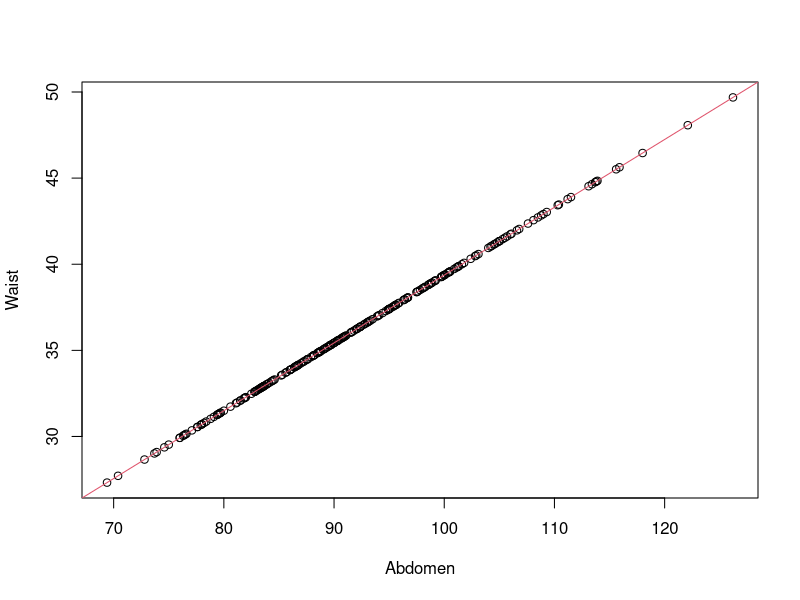
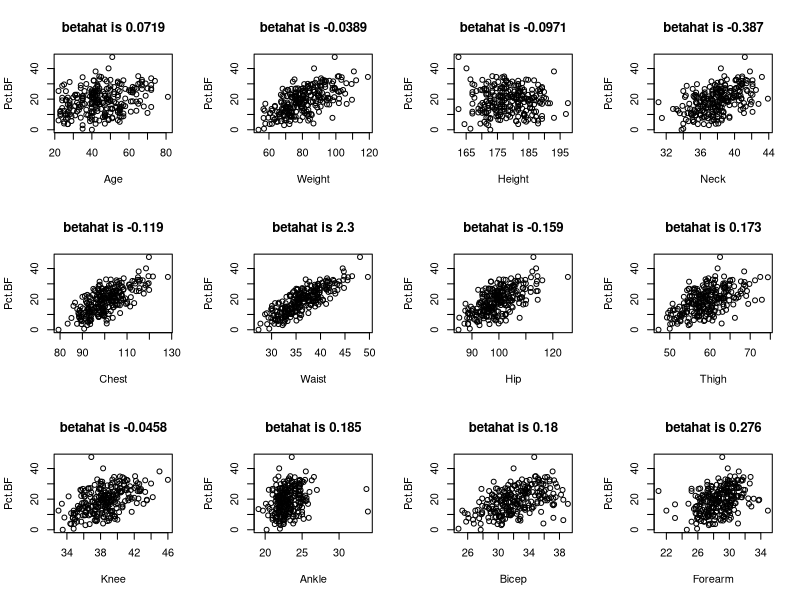
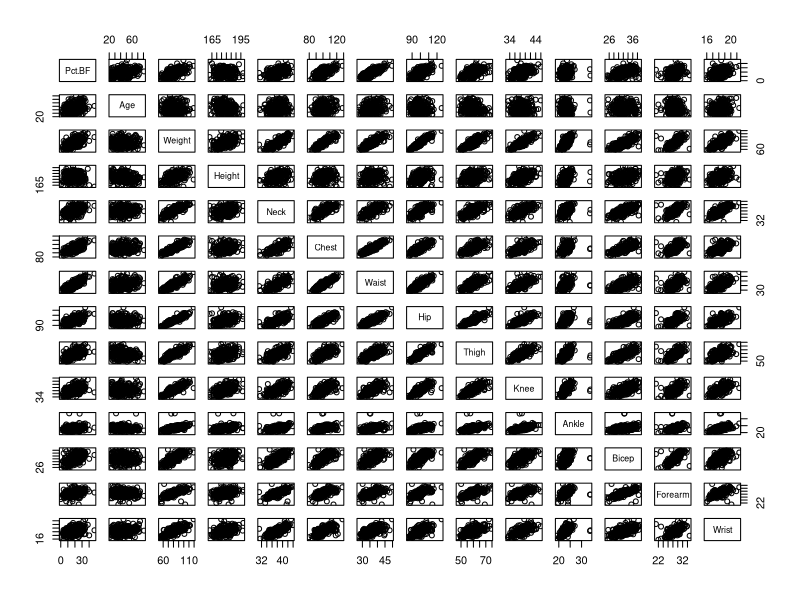
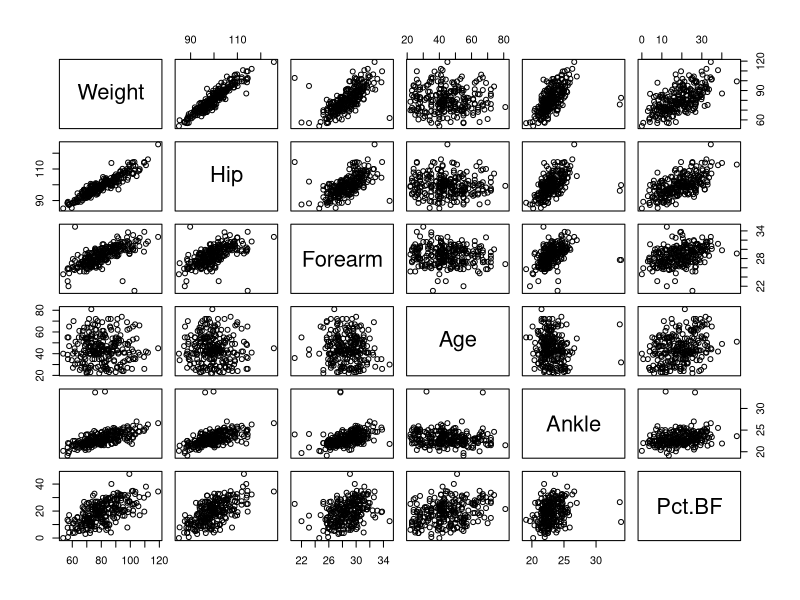
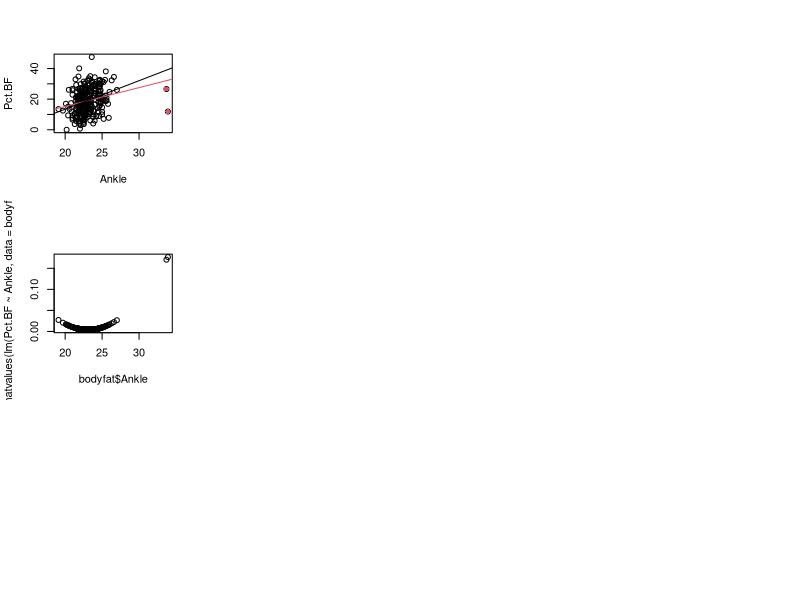
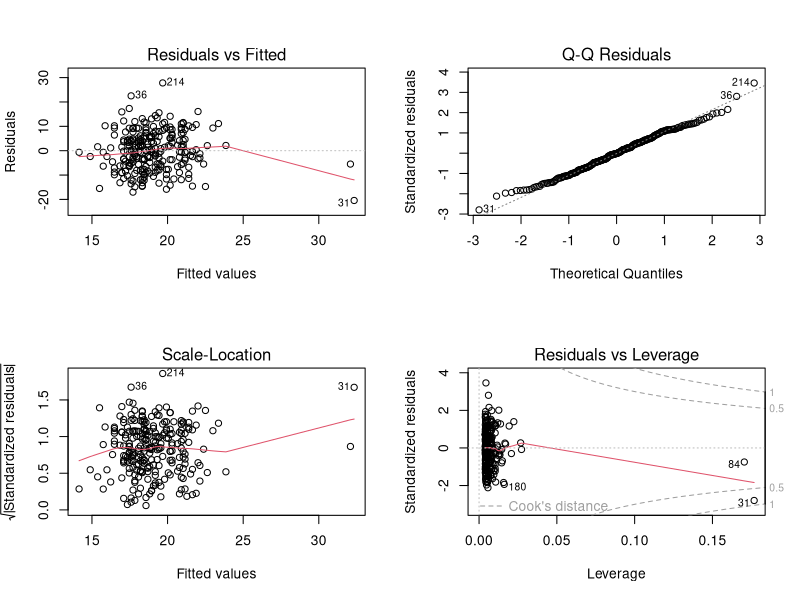
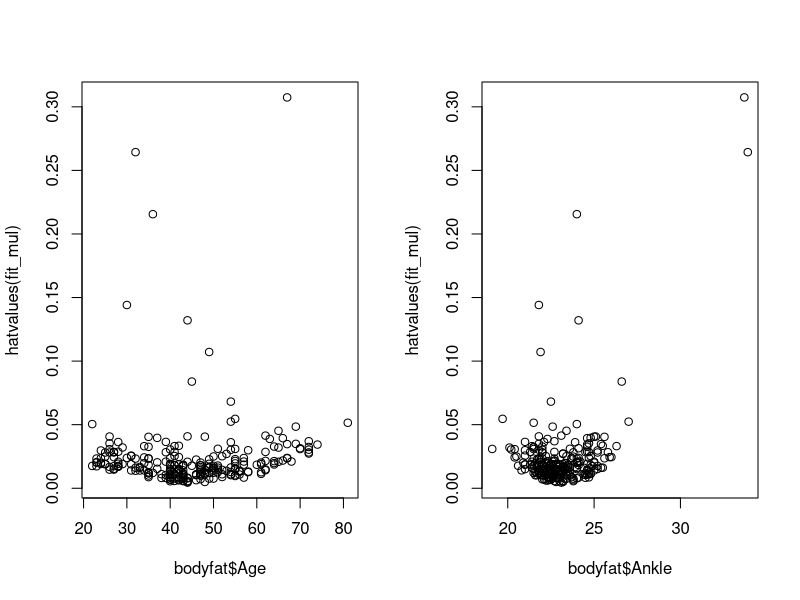
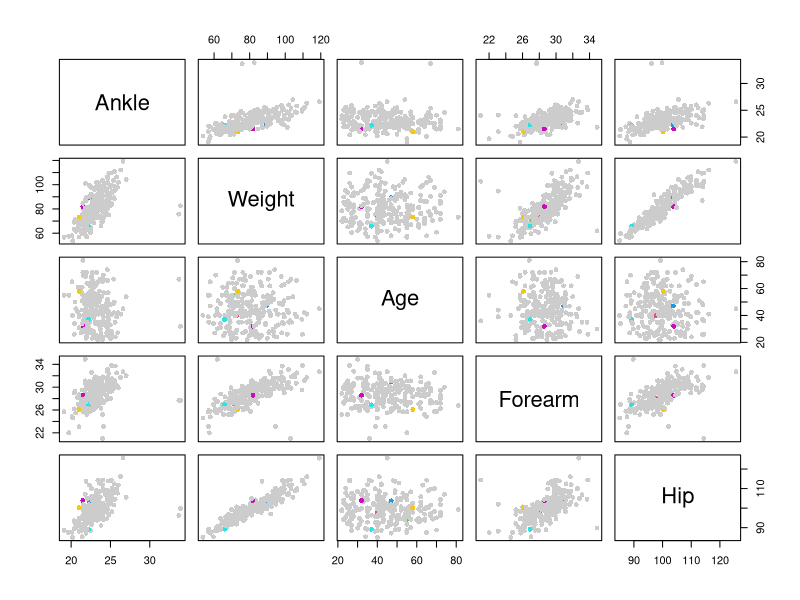

R code for these plots, in order:
## ---- chunk 1
# urlLocation <- "https://dasl.datadescription.com/download/data/3079"
# bodyfat <- read.table(urlLocation, header=TRUE)
bodyfat <- read.csv("bodyfat.csv",header = TRUE)
bodyfat$Height <- bodyfat$Height * 2.54
bodyfat$Weight <- bodyfat$Weight / 2.205
bodyfat <- bodyfat
#plot(bodyfat)
## ---- chunk 2
## remove density 
fit_all <- lm(Pct.BF~., data = bodyfat[,-1])
summary(fit_all)
## ---- chunk 3
summary(lm(Pct.BF~Abdomen, data = bodyfat[,-1]))
summary(lm(Pct.BF~Waist, data = bodyfat[,-1]))
cor(bodyfat$Waist, bodyfat$Abdomen)
plot(Waist~Abdomen, data = bodyfat); abline(lm(Waist~Abdomen, data = bodyfat), col = 2)
## ---- chunk 4
## remove density and abdomen
fit_all <- lm(Pct.BF~., data = bodyfat[,-which(names(bodyfat) %in% c("Density", "Abdomen"))])
summary(fit_all)
## ---- chunk 5
coef(lm(Pct.BF~Chest, data = bodyfat))
coef(fit_all)["Chest"]
## ---- chunk 6
par(mfrow= c(3,4))
for(j in 2:13){
  plot(bodyfat[,-which(names(bodyfat) %in% c("Density", "Abdomen"))][,c(j,1)])
  title(main = paste("betahat is", signif(coef(fit_all)[j],3)))
} 
## ---- chunk 7
plot(bodyfat[,-which(names(bodyfat) %in% c("Density", "Abdomen"))])
signif(cor(bodyfat),3)
## ---- chunk 8
summary(lm(Pct.BF~Weight, data = bodyfat))$coef
summary(lm(Pct.BF~Hip, data = bodyfat))$coef
summary(lm(Pct.BF~Weight+Hip, data = bodyfat))$coef
cor(bodyfat$Weight, bodyfat$Hip)
## ---- chunk 9
predict(lm(Pct.BF~Hip, data = bodyfat),newdata = data.frame(Hip = 110, Weight = 90), se.fit = TRUE)$se.fit
predict(lm(Pct.BF~Weight, data = bodyfat),newdata = data.frame(Hip = 110, Weight = 90), se.fit = TRUE)$se.fit
predict(lm(Pct.BF~Hip+Weight, data = bodyfat),newdata = data.frame(Hip = 110, Weight = 90), se.fit = TRUE)$se.fit
## ---- chunk 10
X <- model.matrix(fit_all)
format(eigen(crossprod(X))$values,scientific = FALSE)
## ---- chunk 11
car::vif(fit_all)
mean(car::vif(fit_all))
## ---- chunk 12
diag(solve(t(X) %*% X))[2]*(sum((bodyfat$Age-mean(bodyfat$Age))^2))
diag(solve(t(X) %*% X))[3]*(sum((bodyfat$Weight-mean(bodyfat$Weight))^2))
rm(X)
## ---- chunk 13
1/(1-summary(lm(Age~ Weight+Height+Neck+Chest+Waist+Hip+Thigh+Knee+Ankle+Bicep+Forearm+Wrist, data =bodyfat))$r.squared)
1/(1-summary(lm(Weight~ Age+Height+Neck+Chest+Waist+Hip+Thigh+Knee+Ankle+Bicep+Forearm+Wrist, data =bodyfat))$r.squared)
## ---- chunk 14
sort(car::vif(fit_all))
fit_sub1 <- lm(Pct.BF ~ Age + Forearm + Wrist + Bicep + Height + Neck + Knee + Thigh, data = bodyfat)
anova(fit_sub1, fit_all) # The simpler model gives a worse goodness of fit
car::vif(fit_sub1); mean(car::vif(fit_sub1)) # but we still have multi-collinearity
X <- model.matrix(fit_sub1)
eigen(crossprod(X))$values ## still problematic
## ---- chunk 15
sort(car::vif(fit_sub1))
fit_sub2 <- lm(Pct.BF ~ Age + Forearm, data = bodyfat)
summary(fit_sub2)
anova(fit_sub2, fit_sub1)
car::vif(fit_sub2); mean(car::vif(fit_sub2))
## ---- chunk 16
plot(bodyfat[,c("Weight","Hip","Forearm","Age","Ankle","Pct.BF")])
## ---- chunk 17
bodyfat[bodyfat$Ankle > 30,]
## ---- chunk 18
plot(bodyfat[,c("Ankle","Pct.BF")])
points(bodyfat[bodyfat$Ankle > 30,c("Ankle","Pct.BF")], col = 2, pch = 16)
abline(coef(lm(Pct.BF~Ankle, data = bodyfat)), col = 2)
abline(coef(lm(Pct.BF~Ankle, data = bodyfat, subset = bodyfat$Ankle < 30)))
## ---- chunk 19
plot(bodyfat$Ankle, hatvalues(lm(Pct.BF~Ankle, data = bodyfat)))
## ---- chunk 20
par(mfrow=c(2,2))
plot(lm(Pct.BF~Ankle, data = bodyfat))
## ---- chunk 21
fit_ankle <- lm(Pct.BF~Ankle, data = bodyfat)
X <- model.matrix(fit_ankle)
## ---- chunk 22
head(hatvalues(fit_ankle))
head(diag(X %*% solve(crossprod(X)) %*% t(X)))
## ---- chunk 23
fit_mul <- lm(Pct.BF~Ankle+Weight+Age+Forearm+Hip, data = bodyfat)
par(mfrow=c(1,2))
plot(bodyfat$Age, hatvalues(fit_mul))
plot(bodyfat$Ankle, hatvalues(fit_mul))
## ---- chunk 24
## points iwith high leverage in color 
cvec <- rep("grey80", nrow(bodyfat))
cvec[hatvalues(fit_mul)>0.1] <- c(2,3,4,5,6,7)
plot(bodyfat[order(hatvalues(fit_mul)),c("Ankle","Weight","Age","Forearm","Hip")], pch = 16, 
     col = cvec)
## ---- chunk 25
# ?influence
head(rstandard(fit_mul))
head(residuals(fit_mul)/(summary(fit_mul)$sigma*sqrt(1-hatvalues(fit_mul))))

head(rstudent(fit_mul))
head(residuals(fit_mul)/(influence(fit_mul)$sigma * sqrt(1-hatvalues(fit_mul))))
head(rstandard(fit_mul)*sqrt((fit_mul$df.residual-1)/((fit_mul$df.residual)-rstandard(fit_mul)^2)))
## ---- chunk 26
tail(sort(abs(rstandard(fit_mul))))
tail(sort(abs(rstudent(fit_mul))))
## ---- chunk 27
par(mfrow = c(2,2))
plot(fit_mul)
## ---- chunk 28
i <- 84
ei <- bodyfat[i,"Pct.BF"] - 
      predict(lm(formula = Pct.BF ~ Ankle + Weight + Age + Forearm + Hip, data = bodyfat, subset = -i), 
              newdata = bodyfat[i,])
# (residuals(fit_mul)[i]^2*hatvalues(fit_mul)[i]/((1-hatvalues(fit_mul)[i])^2))*(1/length(coef(fit_mul)))
plot(cooks.distance(fit_mul))
## ---- chunk 29
plot(fit_mul, 4)
## ---- chunk 30
head((resid(fit_mul)^2)*(1/fit_mul$rank)*(hatvalues(fit_mul)/((1-hatvalues(fit_mul))^2))*(1/summary(fit_mul)$sigma^2))
head(cooks.distance(fit_mul))
# note compared to the slides R divides by summary(fit_mul)$sigma - no difference to the ranking of influential observations 
## ---- chunk 31
bodyfat$Ankle[bodyfat$Ankle > 30]
bodyfat$Ankle[bodyfat$Ankle > 30] <- bodyfat$Ankle[bodyfat$Ankle > 30] - 10
## ---- chunk 32
fit_mul_corr <- lm(Pct.BF ~ Ankle + Weight + Age + Forearm + Hip, data = bodyfat)
par(mfrow=c(2,2))
plot(fit_mul_corr)
## ---- chunk 33
plot(fit_mul_corr, which = 4) 
